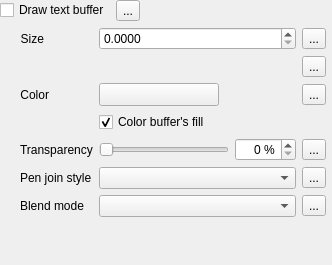
                    <widget class="QWidget" name="scrollAreaWidgetContents_3">
                     <property name="geometry">
                      <rect>
                       <x>0</x>
                       <y>0</y>
                       <width>332</width>
                       <height>265</height>
                      </rect>
                     </property>
                     <layout class="QVBoxLayout" name="verticalLayout_12">
                      <property name="leftMargin">
                       <number>0</number>
                      </property>
                      <property name="topMargin">
                       <number>0</number>
                      </property>
                      <property name="rightMargin">
                       <number>6</number>
                      </property>
                      <property name="bottomMargin">
                       <number>0</number>
                      </property>
                      <item>
                       <layout class="QGridLayout" name="gridLayout_36">
                        <item row="0" column="1">
                         <widget class="QgsDataDefinedButton" name="mBufferDrawDDBtn">
                          <property name="text">
                           <string>...</string>
                          </property>
                         </widget>
                        </item>
                        <item row="0" column="0">
                         <widget class="QCheckBox" name="mBufferDrawChkBx">
                          <property name="sizePolicy">
                           <sizepolicy hsizetype="Maximum" vsizetype="Fixed">
                            <horstretch>0</horstretch>
                            <verstretch>0</verstretch>
                           </sizepolicy>
                          </property>
                          <property name="text">
                           <string>Draw text buffer</string>
                          </property>
                         </widget>
                        </item>
                        <item row="0" column="2">
                         <spacer name="horizontalSpacer_13">
                          <property name="orientation">
                           <enum>Qt::Horizontal</enum>
                          </property>
                          <property name="sizeHint" stdset="0">
                           <size>
                            <width>0</width>
                            <height>20</height>
                           </size>
                          </property>
                         </spacer>
                        </item>
                        <item row="1" column="0" colspan="3">
                         <widget class="QFrame" name="mBufferFrame">
                          <layout class="QGridLayout" name="gridLayout_12">
                           <property name="leftMargin">
                            <number>20</number>
                           </property>
                           <property name="topMargin">
                            <number>0</number>
                           </property>
                           <property name="rightMargin">
                            <number>0</number>
                           </property>
                           <property name="bottomMargin">
                            <number>0</number>
                           </property>
                           <item row="1" column="2">
                            <widget class="QgsDataDefinedButton" name="mBufferUnitsDDBtn">
                             <property name="text">
                              <string>...</string>
                             </property>
                            </widget>
                           </item>
                           <item row="6" column="2">
                            <widget class="QgsDataDefinedButton" name="mBufferBlendModeDDBtn">
                             <property name="text">
                              <string>...</string>
                             </property>
                            </widget>
                           </item>
                           <item row="5" column="1">
                            <widget class="QgsPenJoinStyleComboBox" name="mBufferJoinStyleComboBox">
                             <property name="sizePolicy">
                              <sizepolicy hsizetype="Expanding" vsizetype="Fixed">
                               <horstretch>0</horstretch>
                               <verstretch>0</verstretch>
                              </sizepolicy>
                             </property>
                            </widget>
                           </item>
                           <item row="2" column="0">
                            <widget class="QLabel" name="label_32">
                             <property name="sizePolicy">
                              <sizepolicy hsizetype="Maximum" vsizetype="Preferred">
                               <horstretch>0</horstretch>
                               <verstretch>0</verstretch>
                              </sizepolicy>
                             </property>
                             <property name="text">
                              <string>Color</string>
                             </property>
                             <property name="alignment">
                              <set>Qt::AlignRight|Qt::AlignTrailing|Qt::AlignVCenter</set>
                             </property>
                            </widget>
                           </item>
                           <item row="5" column="0">
                            <widget class="QLabel" name="label_5">
                             <property name="text">
                              <string>Pen join style</string>
                             </property>
                            </widget>
                           </item>
                           <item row="0" column="1">
                            <widget class="QgsDoubleSpinBox" name="spinBufferSize">
                             <property name="sizePolicy">
                              <sizepolicy hsizetype="Expanding" vsizetype="Fixed">
                               <horstretch>0</horstretch>
                               <verstretch>0</verstretch>
                              </sizepolicy>
                             </property>
                             <property name="minimumSize">
                              <size>
                               <width>0</width>
                               <height>0</height>
                              </size>
                             </property>
                             <property name="suffix">
                              <string/>
                             </property>
                             <property name="decimals">
                              <number>4</number>
                             </property>
                             <property name="maximum">
                              <double>999999999.000000000000000</double>
                             </property>
                             <property name="singleStep">
                              <double>0.100000000000000</double>
                             </property>
                             <property name="showClearButton" stdset="0">
                              <bool>false</bool>
                             </property>
                            </widget>
                           </item>
                           <item row="4" column="1">
                            <widget class="QFrame" name="frame_5">
                             <property name="sizePolicy">
                              <sizepolicy hsizetype="Preferred" vsizetype="Maximum">
                               <horstretch>0</horstretch>
                               <verstretch>0</verstretch>
                              </sizepolicy>
                             </property>
                             <layout class="QHBoxLayout" name="horizontalLayout_10">
                              <property name="margin">
                               <number>0</number>
                              </property>
                              <item>
                               <widget class="QSlider" name="mBufferTranspSlider">
                                <property name="enabled">
                                 <bool>true</bool>
                                </property>
                                <property name="sizePolicy">
                                 <sizepolicy hsizetype="Expanding" vsizetype="Fixed">
                                  <horstretch>0</horstretch>
                                  <verstretch>0</verstretch>
                                 </sizepolicy>
                                </property>
                                <property name="minimumSize">
                                 <size>
                                  <width>0</width>
                                  <height>0</height>
                                 </size>
                                </property>
                                <property name="maximumSize">
                                 <size>
                                  <width>16777215</width>
                                  <height>16777215</height>
                                 </size>
                                </property>
                                <property name="maximum">
                                 <number>100</number>
                                </property>
                                <property name="orientation">
                                 <enum>Qt::Horizontal</enum>
                                </property>
                               </widget>
                              </item>
                              <item>
                               <widget class="QgsSpinBox" name="mBufferTranspSpinBox">
                                <property name="enabled">
                                 <bool>true</bool>
                                </property>
                                <property name="alignment">
                                 <set>Qt::AlignRight|Qt::AlignTrailing|Qt::AlignVCenter</set>
                                </property>
                                <property name="suffix">
                                 <string> %</string>
                                </property>
                                <property name="maximum">
                                 <number>100</number>
                                </property>
                               </widget>
                              </item>
                             </layout>
                            </widget>
                           </item>
                           <item row="4" column="0">
                            <widget class="QLabel" name="mBufferTranspLabel_2">
                             <property name="enabled">
                              <bool>true</bool>
                             </property>
                             <property name="text">
                              <string>Transparency</string>
                             </property>
                            </widget>
                           </item>
                           <item row="6" column="0">
                            <widget class="QLabel" name="labelBufferBlend">
                             <property name="text">
                              <string>Blend mode</string>
                             </property>
                            </widget>
                           </item>
                           <item row="4" column="2">
                            <widget class="QgsDataDefinedButton" name="mBufferTranspDDBtn">
                             <property name="text">
                              <string>...</string>
                             </property>
                            </widget>
                           </item>
                           <item row="5" column="2">
                            <widget class="QgsDataDefinedButton" name="mBufferJoinStyleDDBtn">
                             <property name="text">
                              <string>...</string>
                             </property>
                            </widget>
                           </item>
                           <item row="2" column="1">
                            <widget class="QgsColorButtonV2" name="btnBufferColor">
                             <property name="sizePolicy">
                              <sizepolicy hsizetype="Fixed" vsizetype="Fixed">
                               <horstretch>0</horstretch>
                               <verstretch>0</verstretch>
                              </sizepolicy>
                             </property>
                             <property name="minimumSize">
                              <size>
                               <width>120</width>
                               <height>0</height>
                              </size>
                             </property>
                             <property name="maximumSize">
                              <size>
                               <width>120</width>
                               <height>16777215</height>
                              </size>
                             </property>
                             <property name="text">
                              <string/>
                             </property>
                            </widget>
                           </item>
                           <item row="0" column="2">
                            <widget class="QgsDataDefinedButton" name="mBufferSizeDDBtn">
                             <property name="text">
                              <string>...</string>
                             </property>
                            </widget>
                           </item>
                           <item row="2" column="2">
                            <widget class="QgsDataDefinedButton" name="mBufferColorDDBtn">
                             <property name="text">
                              <string>...</string>
                             </property>
                            </widget>
                           </item>
                           <item row="0" column="0">
                            <widget class="QLabel" name="label_31">
                             <property name="sizePolicy">
                              <sizepolicy hsizetype="Maximum" vsizetype="Preferred">
                               <horstretch>0</horstretch>
                               <verstretch>0</verstretch>
                              </sizepolicy>
                             </property>
                             <property name="text">
                              <string>Size</string>
                             </property>
                             <property name="alignment">
                              <set>Qt::AlignRight|Qt::AlignTrailing|Qt::AlignVCenter</set>
                             </property>
                            </widget>
                           </item>
                           <item row="6" column="1">
                            <widget class="QgsBlendModeComboBox" name="comboBufferBlendMode"/>
                           </item>
                           <item row="3" column="1">
                            <widget class="QCheckBox" name="mBufferTranspFillChbx">
                             <property name="text">
                              <string>Color buffer's fill</string>
                             </property>
                             <property name="checked">
                              <bool>true</bool>
                             </property>
                            </widget>
                           </item>
                           <item row="1" column="1">
                            <widget class="QgsUnitSelectionWidget" name="mBufferUnitWidget" native="true"/>
                           </item>
                          </layout>
                         </widget>
                        </item>
                       </layout>
                      </item>
                      <item>
                       <spacer name="verticalSpacer">
                        <property name="orientation">
                         <enum>Qt::Vertical</enum>
                        </property>
                        <property name="sizeHint" stdset="0">
                         <size>
                          <width>20</width>
                          <height>0</height>
                         </size>
                        </property>
                       </spacer>
                      </item>
                     </layout>
                    </widget>
